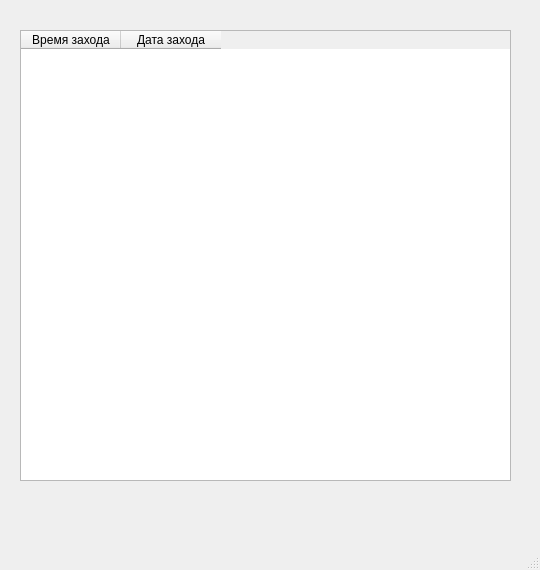
<?xml version="1.0" encoding="UTF-8"?>
<ui version="4.0">
 <class>MainWindow</class>
 <widget class="QMainWindow" name="MainWindow">
  <property name="geometry">
   <rect>
    <x>0</x>
    <y>0</y>
    <width>540</width>
    <height>570</height>
   </rect>
  </property>
  <property name="windowTitle">
   <string>MainWindow</string>
  </property>
  <widget class="QWidget" name="centralwidget">
   <widget class="QTableWidget" name="tableWidget">
    <property name="geometry">
     <rect>
      <x>20</x>
      <y>30</y>
      <width>491</width>
      <height>451</height>
     </rect>
    </property>
    <column>
     <property name="text">
      <string>Время захода</string>
     </property>
    </column>
    <column>
     <property name="text">
      <string>Дата захода</string>
     </property>
    </column>
   </widget>
  </widget>
  <widget class="QMenuBar" name="menubar">
   <property name="geometry">
    <rect>
     <x>0</x>
     <y>0</y>
     <width>540</width>
     <height>26</height>
    </rect>
   </property>
  </widget>
  <widget class="QStatusBar" name="statusbar"/>
 </widget>
 <resources/>
 <connections/>
</ui>
